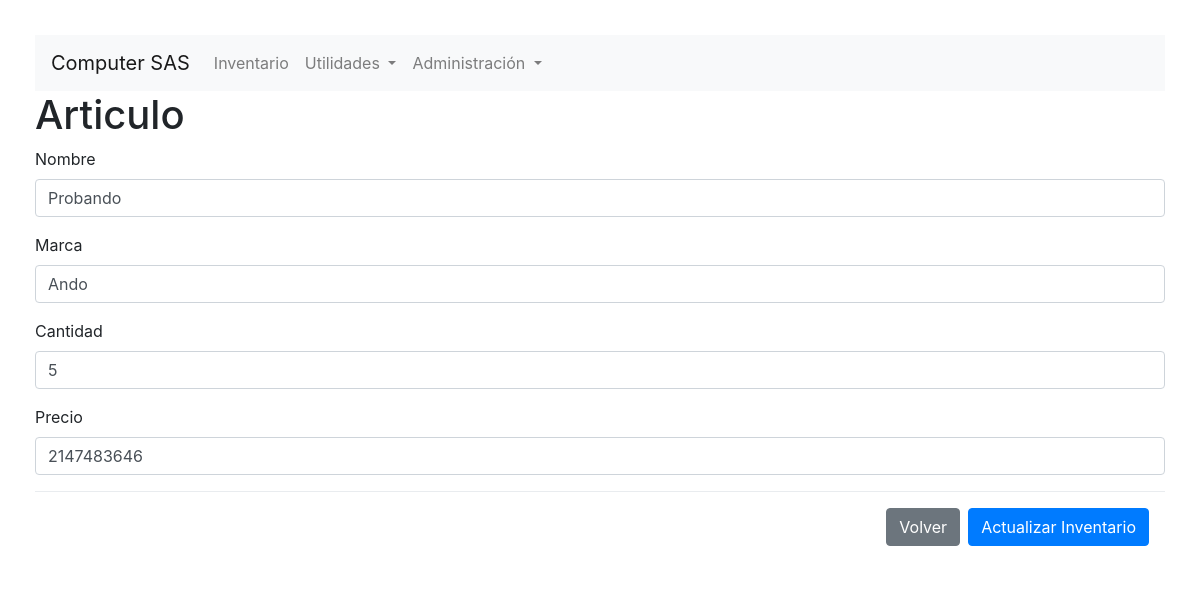
/interface.php?id=4, run on the app's committed database.
### tables this page shows
CREATE TABLE `inventarios` (
  `id` int(10) NOT NULL AUTO_INCREMENT,
  `nombre` varchar(50) DEFAULT NULL,
  `marca` varchar(20) DEFAULT NULL,
  `cantidad` int(15) DEFAULT NULL,
  `precio` int(15) DEFAULT NULL,
  PRIMARY KEY (`id`)
);

### interface.php (the view, shortened to what this page needs)
<?php
include 'config.php';
include 'header.php';
if(!empty($_GET)){
    function ShowReg(){
        $id = $_GET['id'];
        global $username, $password, $servername, $dbname;
        $conn = mysqli_connect($servername, $username, $password, $dbname);
        $sql = "SELECT * FROM inventarios WHERE id=$id";
        $result = mysqli_query($conn, $sql);
        if (mysqli_num_rows($result) > 0) {
            while($row = mysqli_fetch_assoc($result)) {
                $data = $row;
            }
        }
        return $data;
    }
    $data = ShowReg();
}
?>
        <h1>Articulo</h1>
            <form action="crud.php" method="POST">
            <div class="form-group">
                    <label for="inputName">Nombre</label>
                    <input type="text" class="form-control" name="inputName" id="inputName" placeholder="Ingrese el nombre del Producto" <?php if (!empty($_GET)){ echo 'value="'. $data['nombre'] .'"';} ?>/>
                </div>
                <div class="form-group">
                    <label for="inputBrand">Marca</label>
                    <input type="text" class="form-control" name="inputBrand" id="inputBrand" placeholder="Ingrese la marca" <?php if (!empty($_GET)){ echo 'value="'. $data['marca'] .'"';} ?>/>
                </div>
                <div class="form-group">
                    <label for="inputCount">Cantidad</label>
                    <input type="number" class="form-control" name="inputCount" id="inputCount" placeholder="Ingrese inventario actual" <?php if (!empty($_GET)){ echo 'value='. $data['cantidad'].' ';} ?>/>
                </div>
                <div class="form-group">
                    <label for="inputValue">Precio</label>
                    <input type="number" class="form-control" name="inputValue" id="inputValue" placeholder="Ingrese valor del articulo" <?php if (!empty($_GET)){ echo 'value='. $data['precio'].' ';} ?>/>
                </div>
                <div class="modal-footer">
                    <a href="index.php" class="btn btn-secondary" role="button">Volver</a>
                    <button type="submit" class="btn btn-primary submitBtn">Actualizar Inventario</button>
                </div>
            </form>
    </body>
</html>

### data on the page
inventarios: inputName "Probando", inputBrand "Ando", inputCount "5", inputValue "2147483646"
